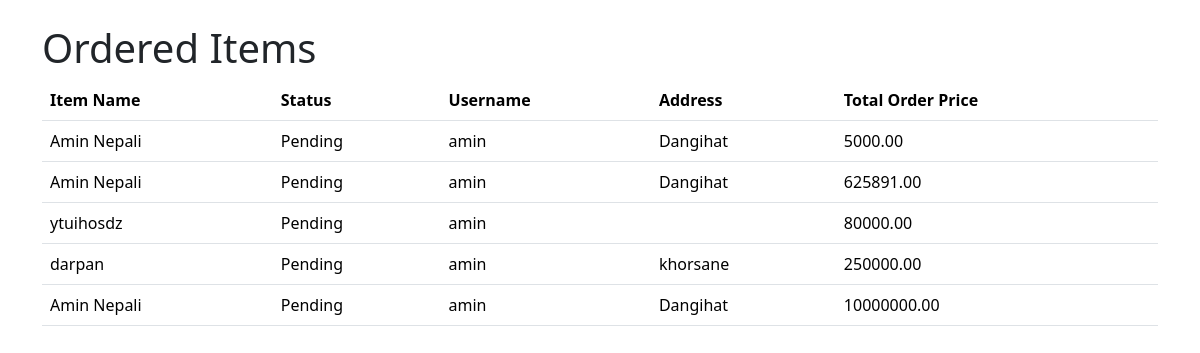
The app's page /order/ (signed in), older data.
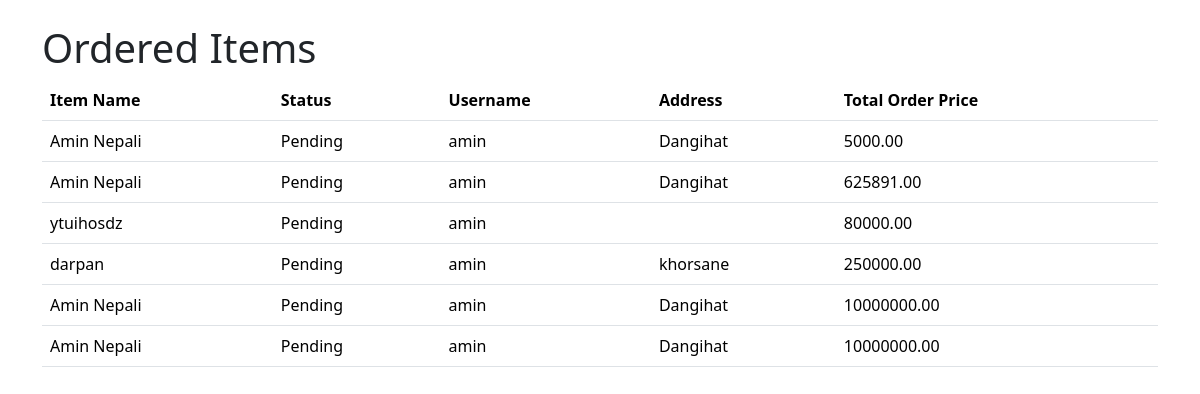
The same page, newer data.
### ecommerce/models.py (models this page shows, shortened)
class Order(models.Model):
    STATUS_CHOICES = [
        ('Pending','Pending'),
        ('Delivered','Delivered'),
        ('Cancelled','Cancelled'),
    ]
    user = models.ForeignKey(User, on_delete=models.CASCADE)
    name = models.CharField(max_length=225)
    address = models.CharField(max_length=600)
    phone_number = models.CharField(max_length=15)
    total_order_price = models.DecimalField(max_digits=10,decimal_places=2,default=0)
    status = models.CharField(choices=STATUS_CHOICES, default = 'Pending', max_length=255)

### ecommerce/views.py (the view)
# urls.py: path('order/', orderedItems),
@login_required(login_url='/login/')
def orderedItems(request):
    user = request.user
    if user.is_authenticated:
         ordered_items = Order.objects.filter(user= user)
         return render(request, 'frontend/order.html', {'ordered_items': ordered_items})
    else:
        return redirect("/")

### templates/frontend/order.html (shortened to what this page needs)
<!DOCTYPE html>
<html lang="en">
<head>
    <link href="https://cdn.jsdelivr.net/npm/bootstrap@5.3.3/dist/css/bootstrap.min.css" rel="stylesheet">
</head>
<body>
    <div class="container my-4">
        <h1>Ordered Items</h1>
        <table class="table">
            <thead>
                <tr>
                    <th scope="col">Item Name</th>
                    <th scope="col">Status</th>
                    <th scope="col">Username</th>
                    <th scope="col">Address</th>
                    <th scope="col">Total Order Price</th>
                </tr>
            </thead>
            <tbody>
                {% for item in ordered_items %}
                <tr>
                    <td>{{ item.name }}</td>
                    <td>{{ item.status }}</td>
                    <td>{{ user.username }}</td>
                    <td>{{ item.address }}</td>
                    <td>{{ item.total_order_price}} </td>
                </tr>
                {% endfor %}
            </tbody>
        </table>
    </div>
</body>
</html>

Row changes from the older to the newer data that the page shows:
added Order: name "Amin Nepali", status "Pending", {{ user.username }} "amin", address "Dangihat", total_order_price "10000000.00"
